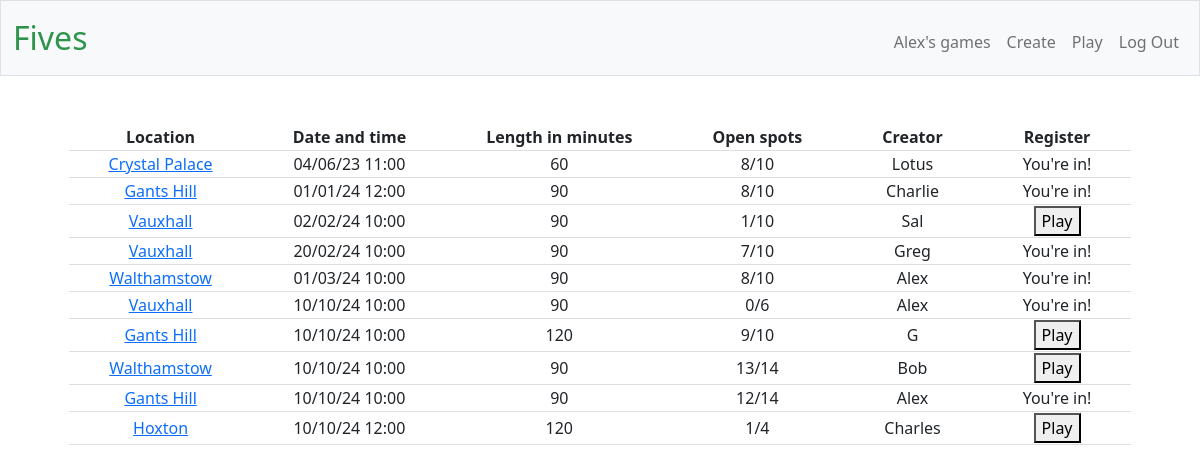
Page /play (signed in) on the committed database.
### tables this page shows
CREATE TABLE games (id INTEGER PRIMARY KEY AUTOINCREMENT, location TEXT, 
datetime TEXT, length_in_mins INTEGER, number_of_players INTEGER, creator TEXT NOT NULL, open_spots INTEGER);

### app.py (the view, shortened to what this page needs)
@app.route("/play", methods=["GET", "POST"])
def play():
    if request.method=="GET":
        conn = sqlite3.connect('players.db')
        cursor = conn.cursor()
        games_user_playing_in = []
        data = cursor.execute("SELECT game_id FROM playing_in WHERE player_id = ?", (session["user_id"] ,))
        for d in data:
            games_user_playing_in.append(d[0])
        games = []
        data2 = cursor.execute("SELECT location, datetime, length_in_mins, number_of_players, creator, open_spots, id FROM games ORDER BY datetime")
        for d in data2:
            games.append(d)
        list_of_games_future = []
        for g in games:
            datetimegame = datetime.strptime(g[1], '%Y-%m-%d %H:%M:%S')
            now = datetime.now()
            if datetimegame > now:
                list_of_games_future.append(g[6])
        return render_template("play.html", games=games, list_of_games_future=list_of_games_future,games_user_playing_in=games_user_playing_in)

### app.py (called while the page is built)
@app.after_request
def after_request(response):
    response.headers["Cache-Control"] = "no-cache, no-store, must-revalidate"
    response.headers["Expires"] = 0
    response.headers["Pragma"] = "no-cache"
    return response

### templates/play.html (shortened to what this page needs)
{% extends "layout.html" %}
{% block main %}
    <table class="tabs">
        <thead>
            <tr class="tabsrow">
                <th class="tabshd">Location</th>
                <th class="tabshd">Date and time</th>
                <th class="tabshd">Length in minutes</th>
                <th class="tabshd">Open spots</th>
                <th class="tabshd">Creator</th>
                <th class="tabshd">Register</th>
            </tr>
        </thead>
        {% for g in games %}
        <tbody>
            {% if g[6] in list_of_games_future %}
            <tr class="tabsrow">
                <td class="tabshd"><a href="/view_game/{{g[6]}}">{{g[0]}}</a></td>
                <td class="tabshd">{{g[1][8:10]}}/{{g[1][5:7]}}/{{g[1][2:4]}} {{g[1][11:16]}}</td>
                <td class="tabshd">{{g[2]}}</td>
                <td class="tabshd">{{g[5]}}/{{g[3]}}</td>
                <td class="tabshd">{{g[4]}}</td>
                <td class="tabshd">
                    {% if g[6] in games_user_playing_in%}
                        You're in!
                    {% elif g[5]>0 %}
                        <form action="/play" method="post">
                            <button type="submit">Play</button>
                        </form>
                    {% else %}
                        Full
                    {% endif %}
                </td>
            </tr>
            {% endif %}
        </tbody>
        {% endfor %}
    </table>
{% endblock %}

### static/styles.css (style rules this page uses)
.tabs { border-bottom: 1px solid #ddd; margin: 0 auto; }
.tabsrow { border-bottom: 1px solid #ddd; }
.tabshd { padding-left: 40px; padding-right: 40px; }

### rows in the picture
games: location "Crystal Palace", datetime "04", datetime "06", datetime "23", datetime "11:00", length_in_mins "60", open_spots "8", number_of_players "10", creator "Lotus", shows "You're in!"
games: location "Gants Hill", datetime "01", datetime "24", datetime "12:00", length_in_mins "90", open_spots "8", number_of_players "10", creator "Charlie", shows "You're in!"
games: location "Vauxhall", datetime "02", datetime "24", datetime "10:00", length_in_mins "90", open_spots "1", number_of_players "10", creator "Sal"
games: location "Vauxhall", datetime "20", datetime "02", datetime "24", datetime "10:00", length_in_mins "90", open_spots "7", number_of_players "10", creator "Greg", shows "You're in!"
games: location "Walthamstow", datetime "01", datetime "03", datetime "24", datetime "10:00", length_in_mins "90", open_spots "8", number_of_players "10", creator "Alex", shows "You're in!"
games: location "Vauxhall", datetime "10", datetime "24", datetime "10:00", length_in_mins "90", open_spots "0", number_of_players "6", creator "Alex", shows "You're in!"
games: location "Gants Hill", datetime "10", datetime "24", datetime "10:00", length_in_mins "120", open_spots "9", number_of_players "10", creator "G"
games: location "Walthamstow", datetime "10", datetime "24", datetime "10:00", length_in_mins "90", open_spots "13", number_of_players "14", creator "Bob"
games: location "Gants Hill", datetime "10", datetime "24", datetime "10:00", length_in_mins "90", open_spots "12", number_of_players "14", creator "Alex", shows "You're in!"
games: location "Hoxton", datetime "10", datetime "24", datetime "12:00", length_in_mins "120", open_spots "1", number_of_players "4", creator "Charles"

### other values in the picture
{{ session["username"] }} "Alex"
